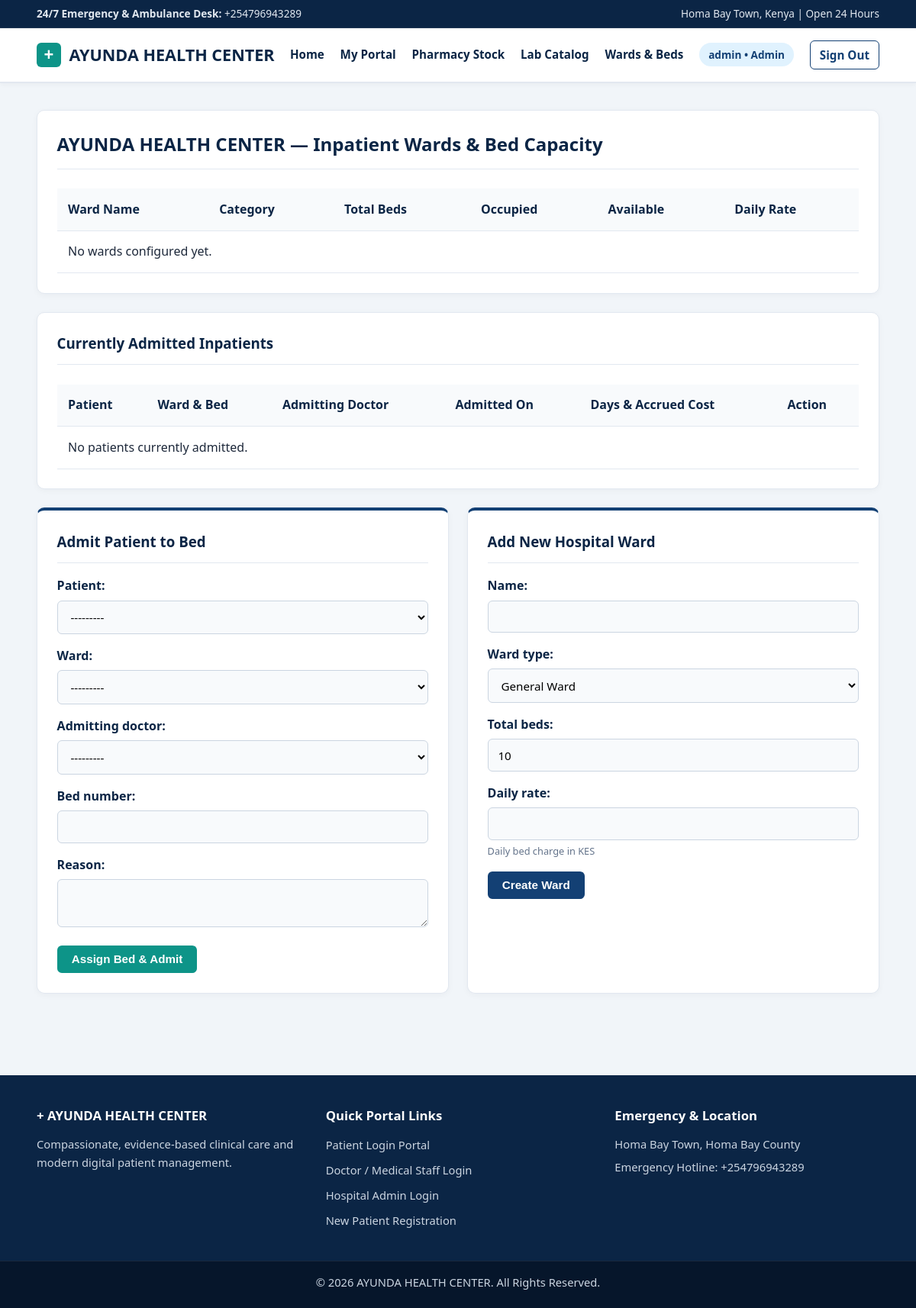
The app's page /wards/ (signed in), older data.
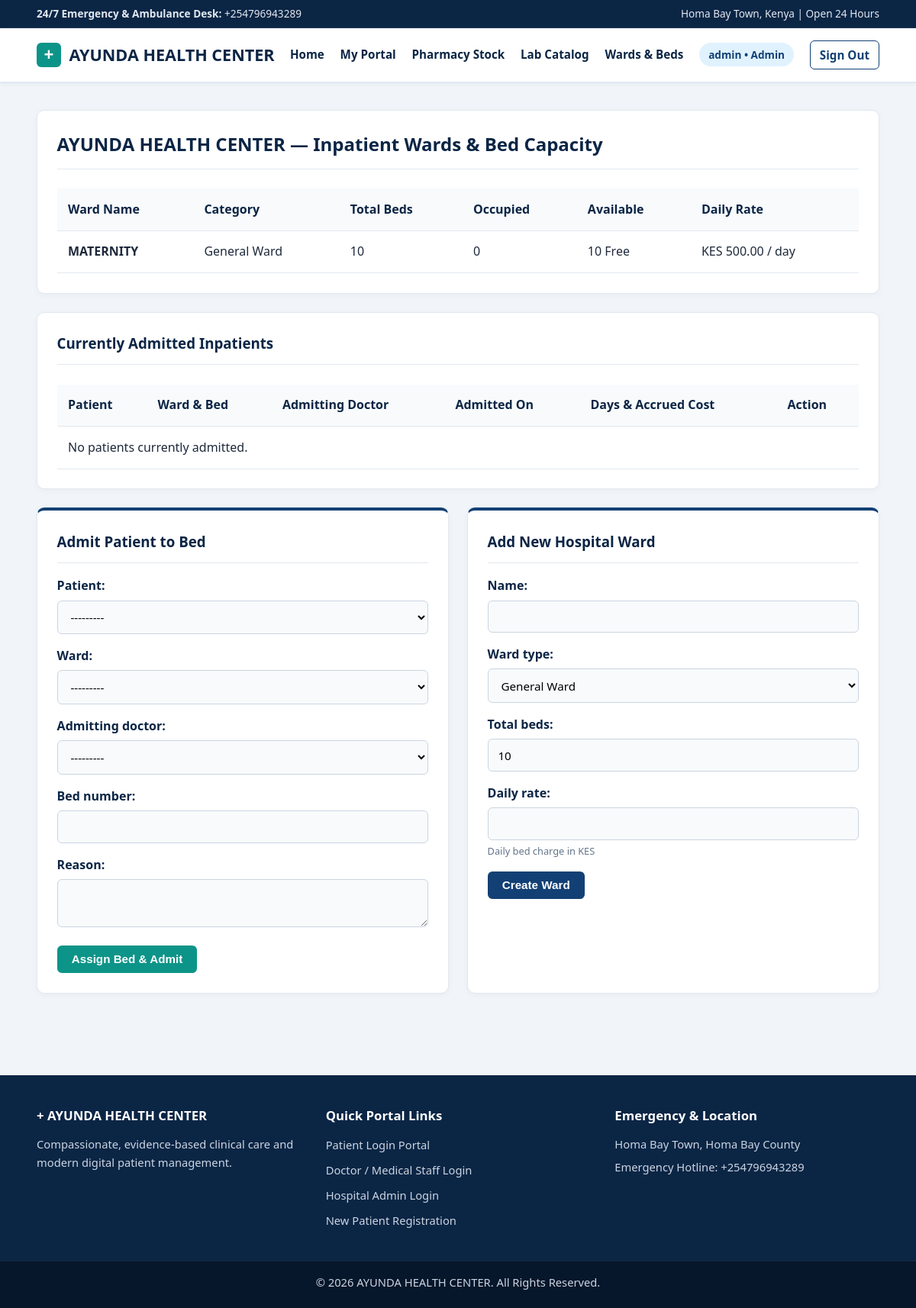
The same page, newer data.
### hospital/models.py (models this page shows)
class Ward(models.Model):
    class WardType(models.TextChoices):
        GENERAL = 'GENERAL', 'General Ward'
        MATERNITY = 'MATERNITY', 'Maternity Ward'
        PEDIATRIC = 'PEDIATRIC', 'Pediatric Ward'
        PRIVATE = 'PRIVATE', 'Private Room'
    name = models.CharField(max_length=100, unique=True)
    ward_type = models.CharField(max_length=20, choices=WardType.choices, default=WardType.GENERAL)
    total_beds = models.PositiveIntegerField(default=10)
    daily_rate = models.DecimalField(max_digits=10, decimal_places=2, help_text="Daily bed charge in KES")
    @property
    def occupied_beds(self):
        return self.admissions.filter(is_discharged=False).count()
    @property
    def available_beds(self):
        return max(0, self.total_beds - self.occupied_beds)
    def __str__(self):
        return f"{self.name} ({self.get_ward_type_display()}) — {self.available_beds}/{self.total_beds} Beds Free (KES {self.daily_rate}/day)"

### hospital/ward_views.py (the view, shortened to what this page needs)
# urls.py: path('wards/', ward_views.ward_management, name='ward_management'),
@login_required
def ward_management(request):
    if request.user.role not in [User.Role.ADMIN, User.Role.DOCTOR] and not request.user.is_superuser:
        return redirect('dashboard_redirect')
    wards = Ward.objects.all()
    active_admissions = Admission.objects.filter(is_discharged=False).order_by('-admitted_at')
    past_admissions = Admission.objects.filter(is_discharged=True).order_by('-discharged_at')[:10]
    ward_form = WardForm()
    admit_form = AdmissionForm()
    return render(request, 'hospital/ward_management.html', {
        'wards': wards,
        'active_admissions': active_admissions,
        'past_admissions': past_admissions,
        'ward_form': ward_form,
        'admit_form': admit_form,
    })

### hospital/forms.py (shortened to what this page needs)
class WardForm(forms.ModelForm):
    class Meta:
        model = Ward
        fields = ('name', 'ward_type', 'total_beds', 'daily_rate')

class AdmissionForm(forms.ModelForm):
    class Meta:
        model = Admission
        fields = ('patient', 'ward', 'admitting_doctor', 'bed_number', 'reason')
        widgets = {
            'reason': forms.Textarea(attrs={'rows': 2}),
        }
    def __init__(self, *args, **kwargs):
        super().__init__(*args, **kwargs)
        self.fields['patient'].queryset = PatientProfile.objects.filter(is_approved=True)
        self.fields['admitting_doctor'].queryset = DoctorProfile.objects.filter(is_approved=True)

### accounts/models.py (called while the page is built)
    def __str__(self):
        return f"Dr. {self.user.get_full_name() or self.user.username} - {self.specialization}"

    def __str__(self):
        return f"{self.user.get_full_name() or self.user.username}"

### templates/hospital/ward_management.html (shortened to what this page needs)
{% extends 'base.html' %}
{% block content %}
<div class="card">
    <div class="card-header">
        <h2>AYUNDA HEALTH CENTER — Inpatient Wards & Bed Capacity</h2>
    </div>
    <div class="table-responsive">
        <table>
            <thead>
                <tr>
                    <th>Ward Name</th>
                    <th>Category</th>
                    <th>Total Beds</th>
                    <th>Occupied</th>
                    <th>Available</th>
                    <th>Daily Rate</th>
                </tr>
            </thead>
            <tbody>
                {% for ward in wards %}
                <tr>
                    <td><strong>{{ ward.name }}</strong></td>
                    <td>{{ ward.get_ward_type_display }}</td>
                    <td>{{ ward.total_beds }}</td>
                    <td>{{ ward.occupied_beds }}</td>
                    <td>
                        {% if ward.available_beds > 0 %}
                            <span class="badge badge-completed">{{ ward.available_beds }} Free</span>
                        {% else %}
                            <span class="badge badge-cancelled">Full</span>
                        {% endif %}
                    </td>
                    <td>KES {{ ward.daily_rate }} / day</td>
                </tr>
                {% empty %}
                <tr><td colspan="6">No wards configured yet.</td></tr>
                {% endfor %}
            </tbody>
        </table>
    </div>
</div>
<div class="card">
    <div class="card-header">
        <h3>Currently Admitted Inpatients</h3>
    </div>
    <div class="table-responsive">
        <table>
            <thead>
                <tr>
                    <th>Patient</th>
                    <th>Ward & Bed</th>
                    <th>Admitting Doctor</th>
                    <th>Admitted On</th>
                    <th>Days & Accrued Cost</th>
                    <th>Action</th>
                </tr>
            </thead>
            <tbody>
                {% for adm in active_admissions %}
                <tr>
                    <td><strong>{{ adm.patient }}</strong></td>
                    <td>{{ adm.ward.name }} — <strong>Bed {{ adm.bed_number }}</strong></td>
                    <td>{{ adm.admitting_doctor|default:"—" }}</td>
                    <td>{{ adm.admitted_at|date:"M d, Y H:i" }}</td>
                    <td>{{ adm.days_admitted }} day(s) — <strong>KES {{ adm.total_ward_cost }}</strong></td>
                    <td>
                        <a href="{% url 'discharge_patient' adm.id %}" class="btn btn-danger btn-sm">Discharge Patient</a>
                    </td>
                </tr>
                {% empty %}
                <tr><td colspan="6">No patients currently admitted.</td></tr>
                {% endfor %}
            </tbody>
        </table>
    </div>
</div>
<div class="two-col-grid">
    <div class="card clinical-card">
        <div class="card-header">
            <h3>Admit Patient to Bed</h3>
        </div>
        <form method="post">
            {{ admit_form.as_p }}
            <button type="submit" class="btn btn-teal">Assign Bed & Admit</button>
        </form>
    </div>
    {% if user.role == 'ADMIN' or user.is_superuser %}
    <div class="card clinical-card">
        <div class="card-header">
            <h3>Add New Hospital Ward</h3>
        </div>
        <form method="post">
            {{ ward_form.as_p }}
            <button type="submit" class="btn btn-navy">Create Ward</button>
        </form>
    </div>
    {% endif %}
</div>
{% endblock %}

Row changes from the older to the newer data that the page shows:
added Ward: name "MATERNITY", ward_type "General Ward", total_beds "10", occupied_beds "0", available_beds "10", daily_rate "500.00"
Text that changed along with them:
text no longer shown: "No wards configured yet."
